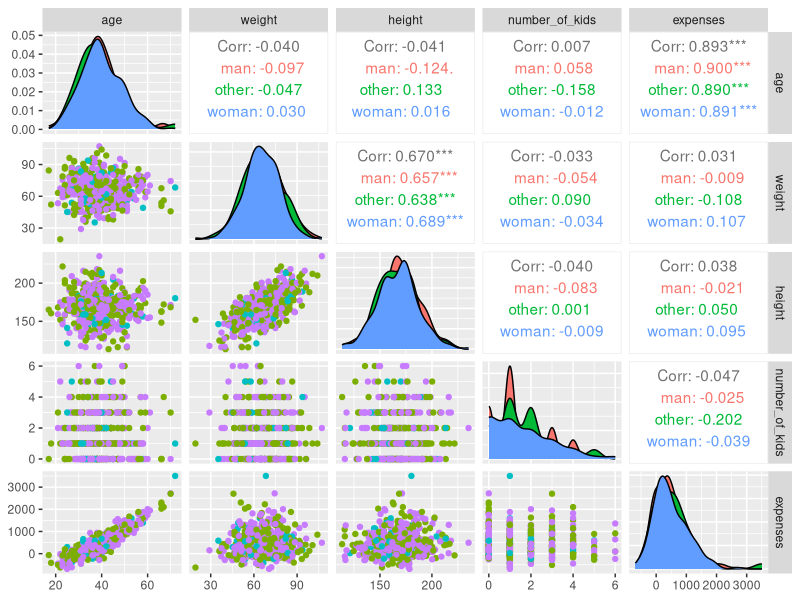
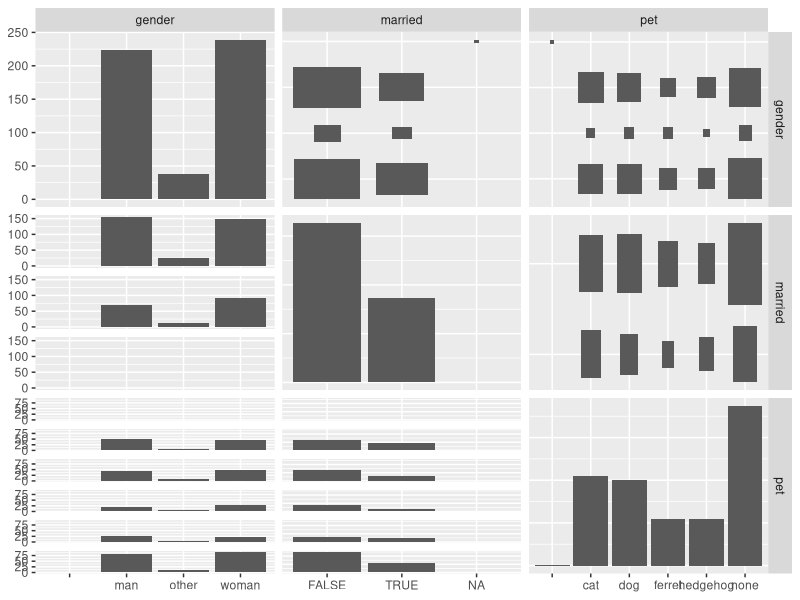
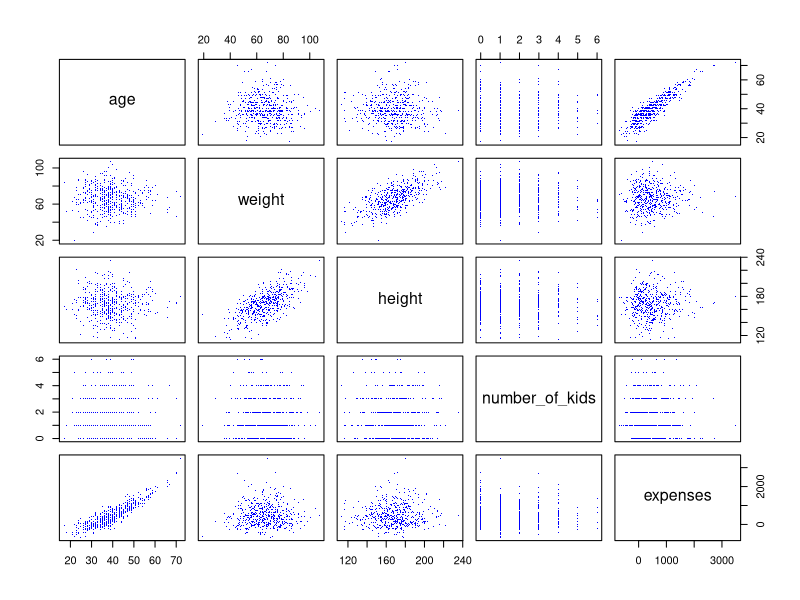
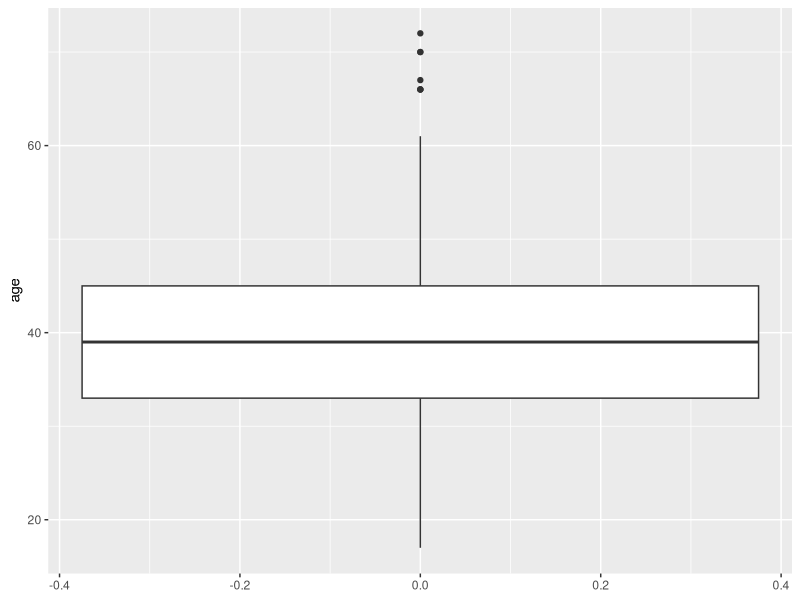
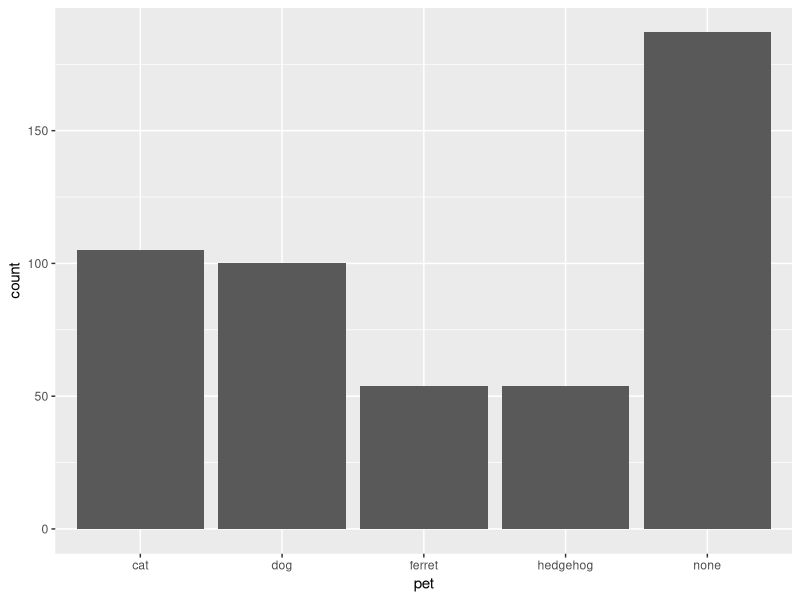
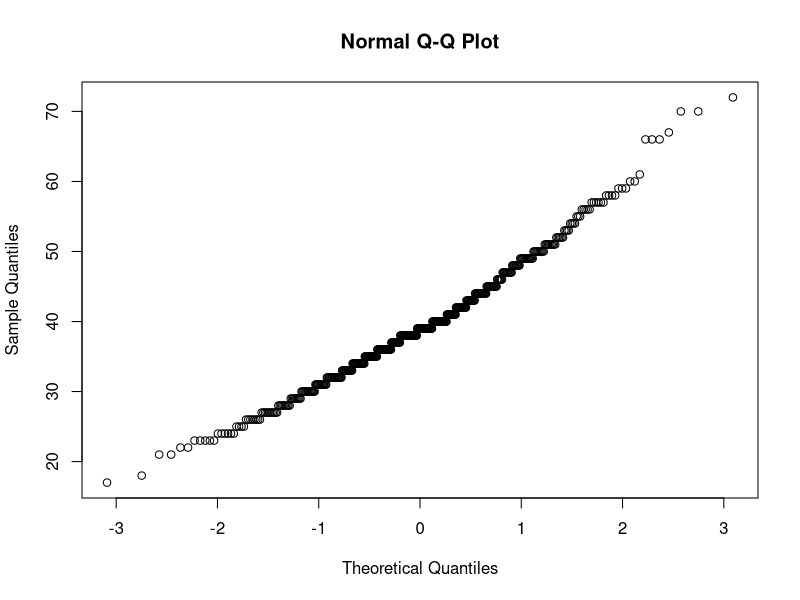

Generate these figures, in order, with R: (Note: this script raises an error after producing the figures.)
## ---- chunk 1
knitr::opts_chunk$set(echo = TRUE)
## ---- chunk 2
df <- read.csv("people.tab", sep="\t")
## ---- chunk 3
library(ggplot2)
library(GGally)

#ggpairs(df[,-which(colnames(df)=='expenses')], aes(col=gender))
ggpairs(df, aes(col=gender), columns = c(1,2,3,6,8))
## ---- chunk 4
ggpairs(df[,c(4,5,7)])
## ---- chunk 5
colSums(is.na(df))
## ---- chunk 6
pairs(~ age + weight + height + number_of_kids + expenses, data = df, col = 'blue', pch='.')
## ---- chunk 7
library(ggplot2)

ggplot(df) + geom_boxplot(aes(y = age))
## ---- chunk 8
# Usuwamy niepoprawny wiersz
ggplot(df[-nrow(df),]) + geom_bar(aes(x = pet))
## ---- chunk 9
df = df[-which(rowSums(is.na(df)) > 0),]
## ---- chunk 10
m <- 170
n <- nrow(df)
S_n <- sqrt((n-1)/n) * sd(df$height)
Z <- (mean(df$height) - m) / S_n * sqrt(nrow(df))
pnorm(Z)
## ---- chunk 11
wilcox.test(df$height, mu=165)
## ---- chunk 12
n <- nrow(df)
S_n <- sqrt((n-1)/n) * sd(df$age)

show(c(mean(df$age) - S_n / sqrt(n) * qnorm(0.995), mean(df$age) + S_n / sqrt(n) * qnorm(0.995)))
## ---- chunk 13
qqnorm(df$age)
## ---- chunk 14
n <- nrow(df)
S2 <- (n-1) / n * var(df$age)

show(c( n*S2 / qchisq(0.995, n-1), n*S2 / qchisq(0.005, n-1) ))
## ---- chunk 15
quantile(df$age)
## ---- chunk 16
qqnorm(df[df.woman,]$height) 
qqnorm(df[df.man,]$height)
## ---- chunk 17
df.woman <- df$gender == "woman"
df.man <- df$gender == "man"
t.test(df[df.woman,]$height, df[df.man,]$height, alternative="two.sided", var.equal=F, conf.level=0.99)
## ---- chunk 18
cor.test(df$height, df$weight, method="spearman", conf.level = 0.99)
## ---- chunk 19
test.table <- table(df$gender, df$married)
show(test.table)
## ---- chunk 20
chisq.test(test.table)
